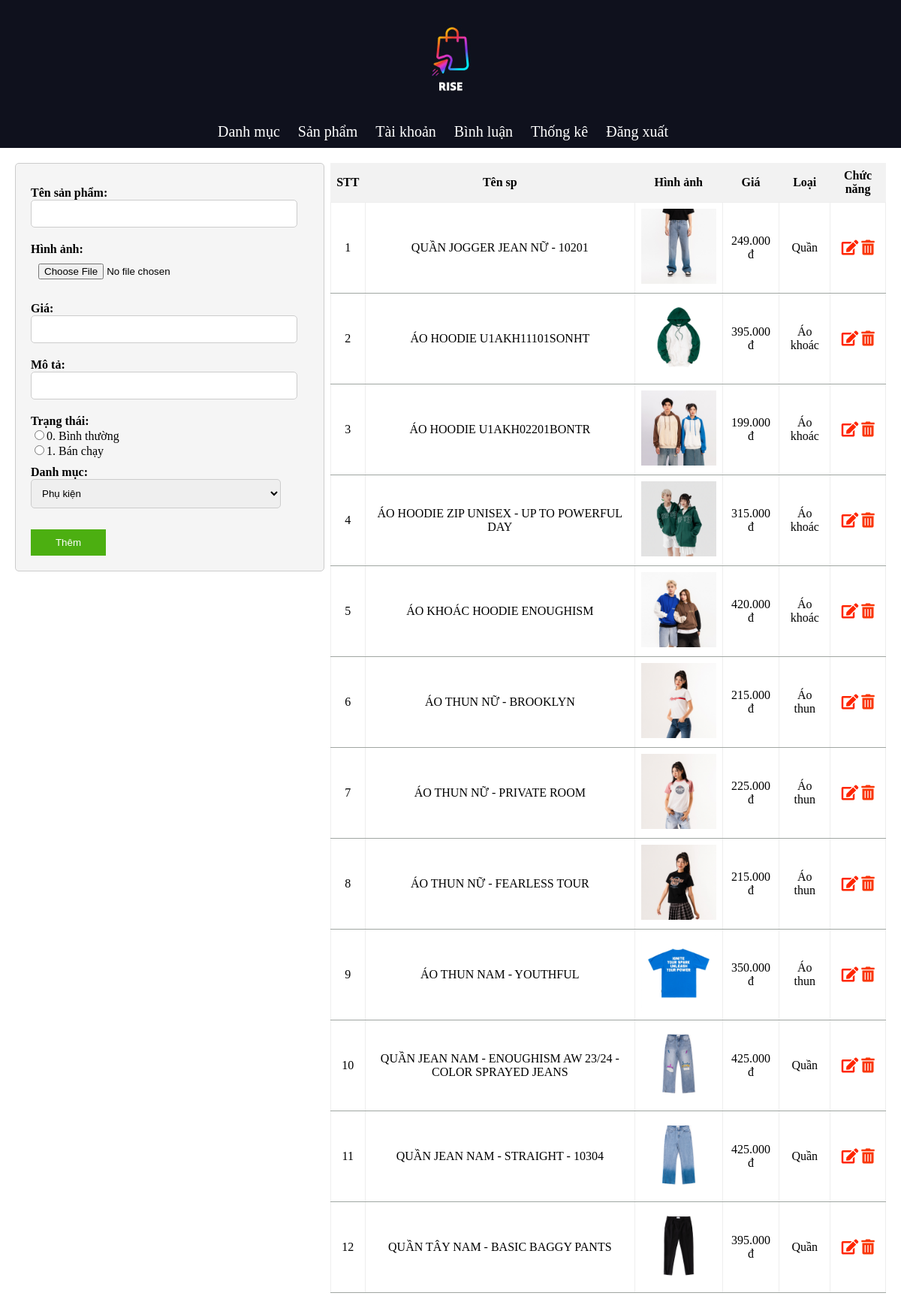
Page /admin/admin.php?pg=sanpham on the committed database.
### tables this page shows
CREATE TABLE `sanpham` (
  `id` int(4) NOT NULL,
  `ten_sp` varchar(100) NOT NULL,
  `hinh_sp` varchar(100) NOT NULL,
  `gia` int(10) NOT NULL,
  `iddm` int(4) NOT NULL,
  `mota` varchar(2000) NOT NULL,
  `trangthai` tinyint(4) NOT NULL DEFAULT 0,
  `giamgia` tinyint(4) NOT NULL DEFAULT 0,
  `soluong` tinyint(3) NOT NULL,
  `sodonhang` tinyint(3) NOT NULL
);

CREATE TABLE `danhmuc` (
  `id` int(4) NOT NULL,
  `ten` varchar(100) NOT NULL,
  `ma` int(11) NOT NULL,
  `home` tinyint(4) NOT NULL DEFAULT 0,
  `stt` tinyint(4) NOT NULL DEFAULT 0
);

### dao/pdo.php (called while the page is built, shortened)
<?php
function pdo_get_connection()
{
    $dburl = "mysql:host=localhost;dbname=dataduan1;charset=utf8";
    $username = 'root';
    $password = '';
    $conn = new PDO($dburl, $username, $password);
    $conn->setAttribute(PDO::ATTR_ERRMODE, PDO::ERRMODE_EXCEPTION);
    return $conn;
}
function pdo_query($sql)
{
    $sql_args = array_slice(func_get_args(), 1);
    try {
        $conn = pdo_get_connection();
        $stmt = $conn->prepare($sql);
        $stmt->execute($sql_args);
        $rows = $stmt->fetchAll();
        return $rows;
    } catch (PDOException $e) {
        throw $e;
    } finally {
        unset($conn);
    }
}

### dao/danhmuc.php (called while the page is built, shortened)
<?php
require_once 'pdo.php';
function danhmuc_select_all()
{
    $sql = "SELECT * FROM danhmuc ORDER BY id DESC";
    return pdo_query($sql);
}

### admin/quantri/sanpham.php (the view, shortened to what this page needs)
<?php
$kq = '';
$stt = 0;
foreach ($showsp as $value) {
  extract($value);
  $stt++;
  $kq .= ' <tr>
        <td>' . $stt . '</td>
        <td>' . $ten_sp . '</td>
        <td><img src="../' . $hinh_sp . '"width=100px></td>
        <td>' . number_format(floatval($gia), 0, ",", ".") . ' đ</td>
        <td>' . $tendm . '</td>
        <td><a href="admin.php?pg=udsp&id=' . $id . '"><i class="fas fa-edit" style="color: #ff2600;"></i></a> <a href="admin.php?pg=spxoa&id=' . $id . '& hinh_sp=' . $hinh_sp . '"><i class="fas fa-trash-alt" style="color: #fa3605;"></i></a></td>
    </tr>';
}
?>
<div class="content">
  <div class="form-loai">
    <form action="admin.php?pg=spthem" method="post" enctype="multipart/form-data" onsubmit="return validateForm()">
      <label for="">Tên sản phẩm:</label> <input type="text" name="ten_sp" value="" id="ten"><br>
      <label for="">Hình ảnh:</label> <input type="file" name="hinh_sp" value="" id="hinh"><img src="" name="hinh" alt=""><br>
      <label for="">Giá:</label> <input type="text" name="gia" value="" id="gia"><br>
      <label for="">Mô tả:</label> <input type="text" name="mota" value="" id="mota"><br>
      <label for="">Trạng thái:</label>
      <input type="radio" name="bestseller" value="0" id="bestseller">0. Bình thường<br>
      <input type="radio" name="bestseller" value="1" id="bestseller">1. Bán chạy<br>
      <label for="">Danh mục:</label>
      <select name="iddm" id="iddm">
        <?= $kq_op ?>;
      </select>
      <br>
      <input type="submit" name="them" value="Thêm" class="btn">
    </form>
  </div>
  <table border="1">
    <tr>
      <th>STT</th>
      <th>Tên sp</th>
      <th>Hình ảnh</th>
      <th>Giá</th>
      <th>Loại</th>
      <th>Chức năng</th>
    </tr>
    <?php
    echo $kq;
    ?>
  </table>
</div>

### view/css/admin.css (style rules this page uses)
body { margin: 0; padding: 0; }
.form-loai { width: 100%; margin: 20px; }
form { width: 100%; max-width: 400px; background-color: #f5f5f5; border: 1px solid #ccc; padding: 20px; border-radius: 5px; }
label { display: block; font-weight: bold; margin-top: 10px; }
input[type="file"], input[type="text"], input[type="password"], select { width: 90%; padding: 10px; margin-bottom: 10px; border: 1px solid #ccc; border-radius: 5px; }
input[type="file"] { border: none; }
input[type="radio"] { padding: 0px; margin-bottom: 0px; border: 1px solid #ccc; border-radius: 5px; }
.btn { background-color: #007BFF; color: white; padding: 10px 20px; border: none; cursor: pointer; }
.content { display: flex; justify-content: space-between; align-items: flex-start; }
.form-loai { flex: 1; padding-right: 10px; }
table { flex: 2; }
table { margin: 20px; float: left; text-align: center; border: none; border-collapse: collapse; }
.btn { width: 100px; background-color: #4caf11; }
th { background-color: #f2f2f2; padding: 8px; border: none; }
td { border-bottom: 1px solid rgb(160, 166, 162); text-align: center; padding: 8px; }
a { text-decoration: none; font-size: 20px; }

### rows in the picture
sanpham: ten_sp "QUẦN JOGGER JEAN NỮ - 10201", hinh_sp (picture), gia "249.000", iddm.ten "Quần"
sanpham: ten_sp "ÁO HOODIE U1AKH11101SONHT", hinh_sp (picture), gia "395.000", iddm.ten "Áo khoác"
sanpham: ten_sp "ÁO HOODIE U1AKH02201BONTR", hinh_sp (picture), gia "199.000", iddm.ten "Áo khoác"
sanpham: ten_sp "ÁO HOODIE ZIP UNISEX - UP TO POWERFUL DAY", hinh_sp (picture), gia "315.000", iddm.ten "Áo khoác"
sanpham: ten_sp "ÁO KHOÁC HOODIE ENOUGHISM", hinh_sp (picture), gia "420.000", iddm.ten "Áo khoác"
sanpham: ten_sp "ÁO THUN NỮ - BROOKLYN", hinh_sp (picture), gia "215.000", iddm.ten "Áo thun"
sanpham: ten_sp "ÁO THUN NỮ - PRIVATE ROOM", hinh_sp (picture), gia "225.000", iddm.ten "Áo thun"
sanpham: ten_sp "ÁO THUN NỮ - FEARLESS TOUR", hinh_sp (picture), gia "215.000", iddm.ten "Áo thun"
sanpham: ten_sp "ÁO THUN NAM - YOUTHFUL", hinh_sp (picture), gia "350.000", iddm.ten "Áo thun"
sanpham: ten_sp "QUẦN JEAN NAM - ENOUGHISM AW 23/24 - COLOR SPRAYED JEANS", hinh_sp (picture), gia "425.000", iddm.ten "Quần"
sanpham: ten_sp "QUẦN JEAN NAM - STRAIGHT - 10304", hinh_sp (picture), gia "425.000", iddm.ten "Quần"
sanpham: ten_sp "QUẦN TÂY NAM - BASIC BAGGY PANTS", hinh_sp (picture), gia "395.000", iddm.ten "Quần"

### other values in the picture
form field iddm "Phụ kiện"
